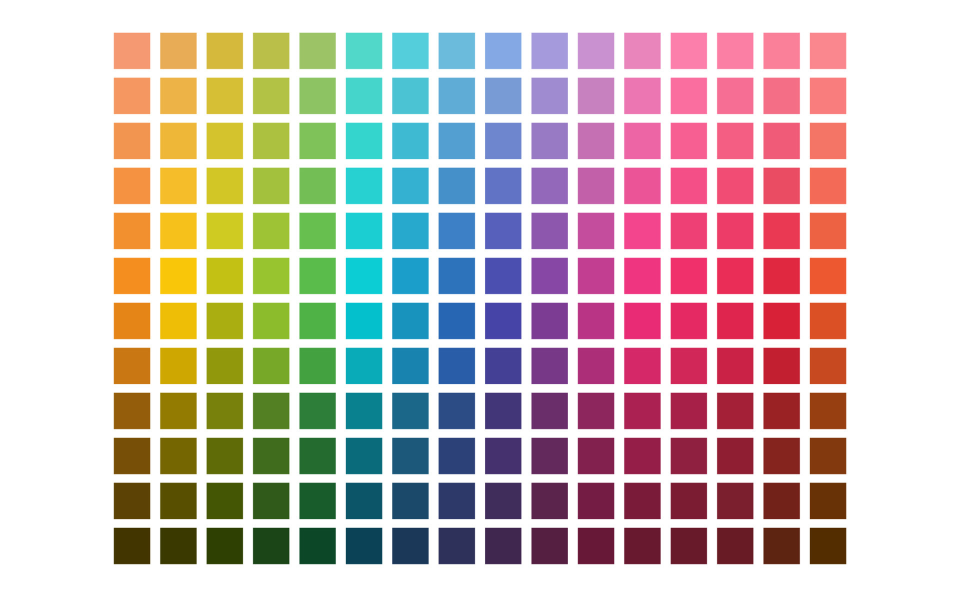
#> input picture Webcam HSV Color Tracker with Contour Detection/src/colors.jpg, 1920 x 1194 px, found by its file name (shown at 1/2 size)
$ python image.py
#> lines starting #> are read from the running program, lines starting #| are printed output that depends on the picture; after the words box and inside, x2 and y2 are one past the last pixel; in counts of white or black regions, pixels touching at a corner belong together
"""
🎨 HSV Color Filtering with an Image

This script loads a static image and allows you to interactively
filter specific colors using HSV (Hue, Saturation, Value) sliders.

Move the trackbars to adjust the lower and upper HSV bounds, and watch:
    - "mask" → shows only pixels in the selected HSV range (white = in range)
    - "result" → shows the original image but with only the selected color visible

Press ESC to exit.
"""

import cv2 as cv
import numpy as np

# Load image and resize
img = cv.imread(r"C:\AI Pwskill\daily\src\colors.jpg")
#> img is the input picture: shape (1194, 1920, 3); mean B, G, R 186.3, 189.8, 204.3
img = cv.resize(src=img, dsize=(600, 400))
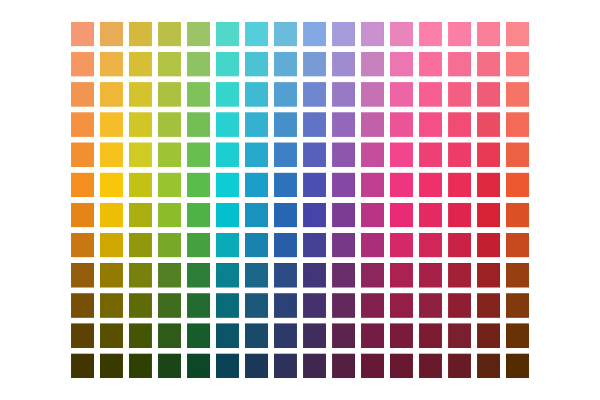
#> img: shape (400, 600, 3); mean B, G, R 185.5, 189.1, 203.7

# Callback for trackbars (required even if it does nothing)
def nothing(x):
    pass

# Create window for trackbars
cv.namedWindow("Color_Adjustments")

# Hue ranges 0–179; Saturation & Value range 0–255
cv.createTrackbar("Lower_H", "Color_Adjustments", 0,   179, nothing)
#> slider 'Lower_H' is set to 35
cv.createTrackbar("Lower_S", "Color_Adjustments", 0,   255, nothing)
#> slider 'Lower_S' is set to 51
cv.createTrackbar("Lower_V", "Color_Adjustments", 0,   255, nothing)
#> slider 'Lower_V' is set to 51
cv.createTrackbar("Upper_H", "Color_Adjustments", 179, 179, nothing)
cv.createTrackbar("Upper_S", "Color_Adjustments", 255, 255, nothing)
cv.createTrackbar("Upper_V", "Color_Adjustments", 255, 255, nothing)

while True:
    # Convert to HSV color space
    hsv = cv.cvtColor(src=img, code=cv.COLOR_BGR2HSV)
#> hsv: shape (400, 600, 3); mean H, S, V 51.3, 81.4, 220.7

    # Read current slider values
    Lower_H = cv.getTrackbarPos("Lower_H", "Color_Adjustments")
    Lower_S = cv.getTrackbarPos("Lower_S", "Color_Adjustments")
    Lower_V = cv.getTrackbarPos("Lower_V", "Color_Adjustments")
    Upper_H = cv.getTrackbarPos("Upper_H", "Color_Adjustments")
    Upper_S = cv.getTrackbarPos("Upper_S", "Color_Adjustments")
    Upper_V = cv.getTrackbarPos("Upper_V", "Color_Adjustments")

    # Define lower & upper HSV limits
    lower_limit = np.array([Lower_H, Lower_S, Lower_V])
    upper_limit = np.array([Upper_H, Upper_S, Upper_V])

    # Create mask: white = pixels within range
    mask = cv.inRange(hsv, lower_limit, upper_limit)
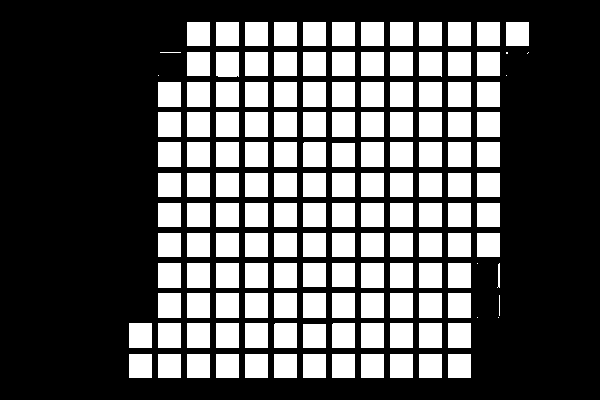
#> mask: shape (400, 600); 33.1% white; 151 white regions (7 under 20 px), largest, box (x1, y1, x2, y2) and area: (158, 82, 181, 107) 575, (187, 82, 210, 107) 575, (216, 82, 239, 107) 575

    # Apply mask to original image
    result = cv.bitwise_and(src1=img, src2=img, mask=mask)
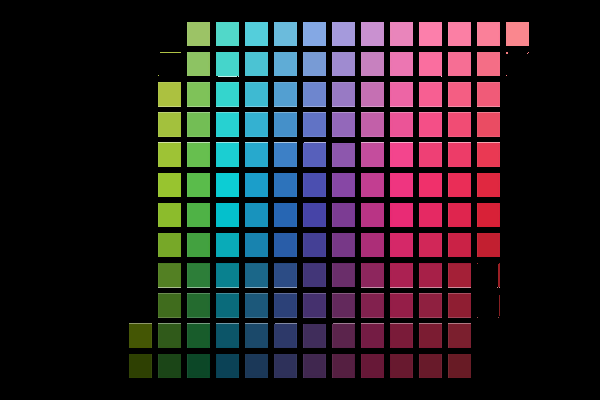
#> result: shape (400, 600, 3); mean B, G, R 41.3, 34.2, 42

    # Show results
    cv.imshow("original", img)
    cv.imshow("mask", mask)
    cv.imshow("result", result)

    # Exit if ESC is pressed
    if cv.waitKey(1) & 0xff == 27:
#> (key Esc is pressed here)
        break

cv.destroyAllWindows()
